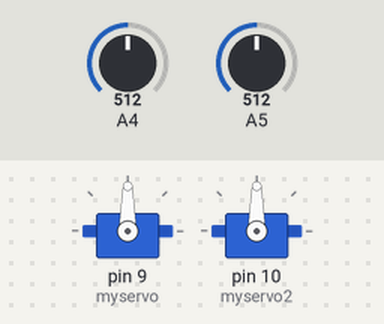
Bench run of a sketch on a simulated Arduino Uno, built with avr-gcc and run on an emulated ATmega328P. On the bench: 2 × servo. Inputs (shaded band) come from the test bench; at power-on: A4 = 512, A5 = 512.

Above: at 1.2 s.
1.3 s: A4 set to 716
At 2.5 s:
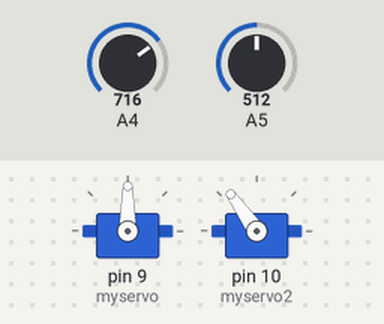
2.8 s: A5 set to 716
At 3.7 s:
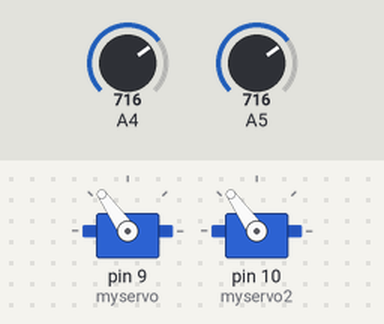
4.3 s: A4 set to 900
At 4.7 s:
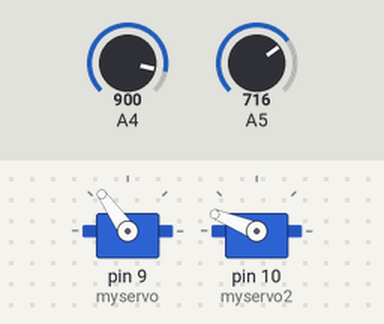
5.8 s: A5 set to 900
At 6.1 s:
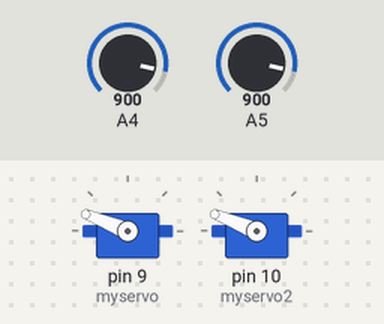
7.3 s: A4 set to 1023
At 8.3 s:
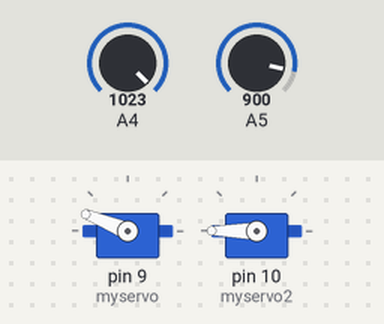
8.8 s: A5 set to 1023
At 9.3 s:
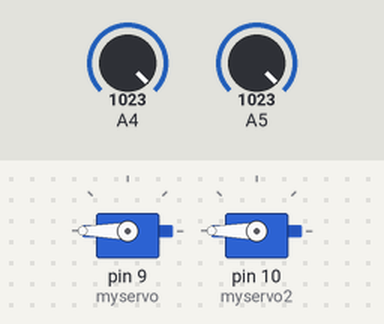
Timing chart, 0 to 11.3 s (numbered marks = the images above; inputs shaded):
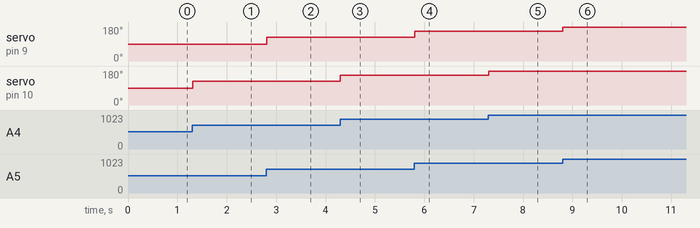

Measured:
- after the input at 1.3 s, servo on pin 10 (myservo2): 90° → 125° at once
- after the input at 2.8 s, servo on pin 9 (myservo): 90° → 125° at once
- after the input at 4.3 s, servo on pin 10 (myservo2): 125° → 158° at once
- after the input at 5.8 s, servo on pin 9 (myservo): 125° → 158° at once
- after the input at 7.3 s, servo on pin 10 (myservo2): 158° → 180° at once
- after the input at 8.8 s, servo on pin 9 (myservo): 158° → 180° at once

The sketch:

lora.ino
```cpp
#include <Servo.h>

Servo myservo;
Servo myservo2;

int posx = 0;
int posy = 0;

void setup() {
  myservo.attach(9);
  myservo2.attach(10);
}
// vrx -> A5
// vry -> A4
void loop() {
  posx = map(analogRead(5), 0, 1023, 0, 180);
  posy = map(analogRead(4), 0, 1023, 0, 180);
  myservo.write(posx);
  myservo2.write(posy);
  delay(10);
}
```
